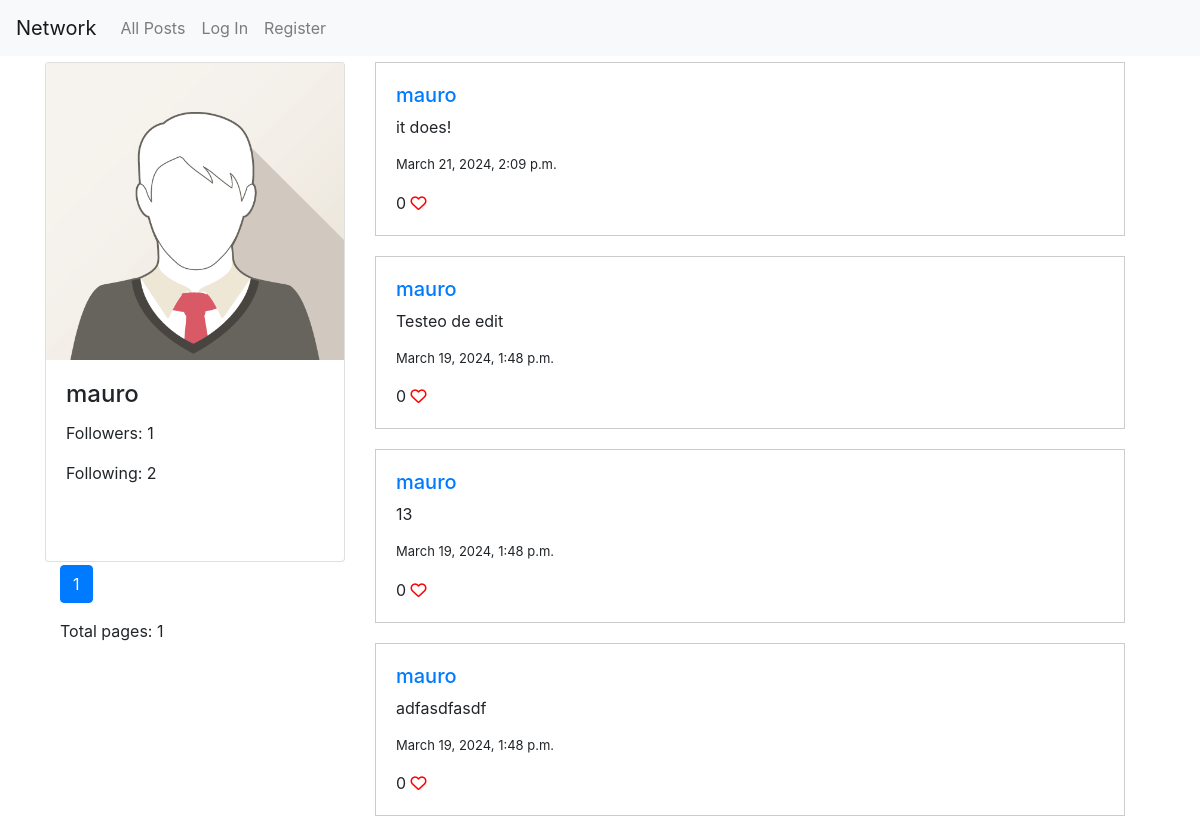
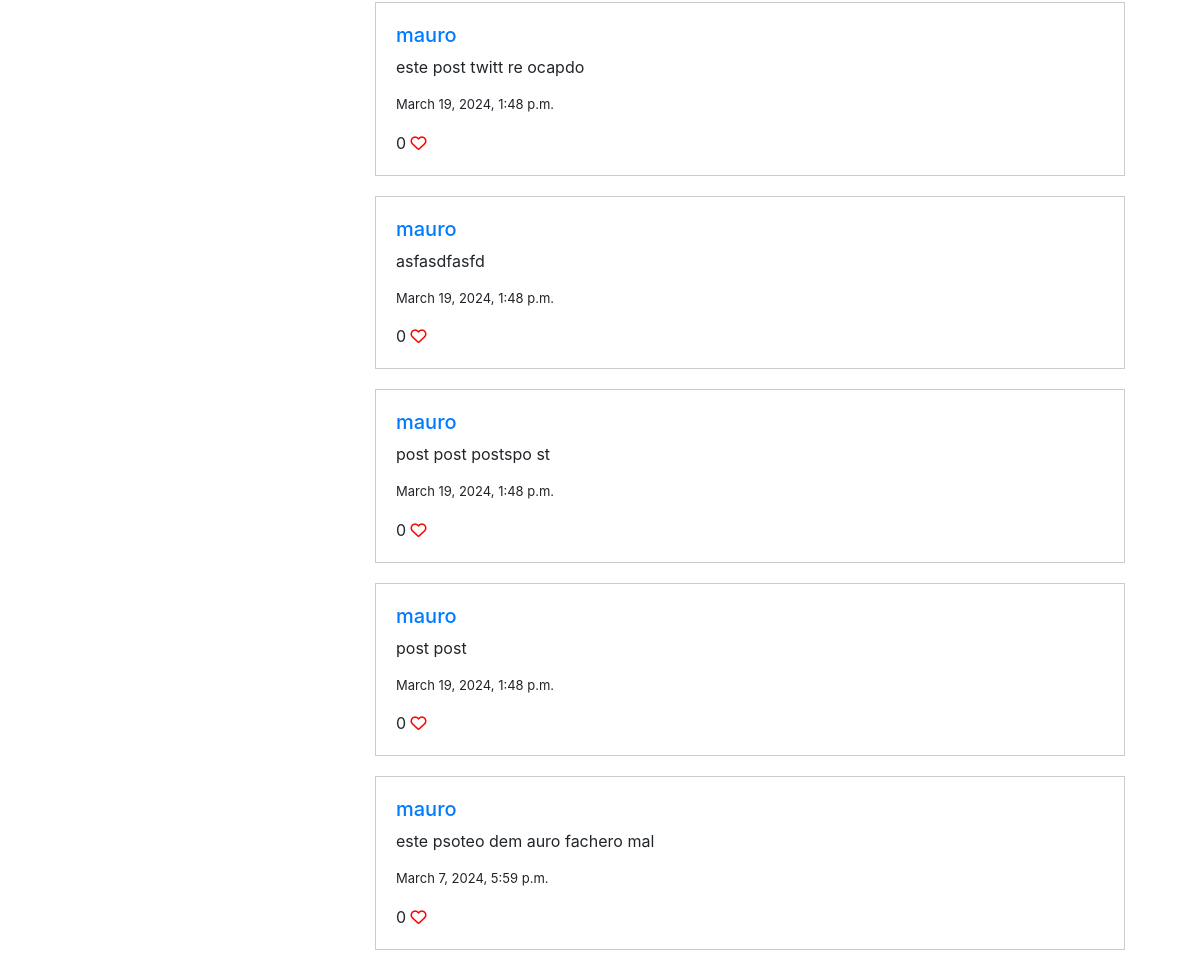
/profile/mauro, run on the app's committed database (2 pictures, top to bottom).
### network/models.py (models this page shows)
class User(AbstractUser):
    pass

class Post(models.Model):
    user = models.ForeignKey(User, on_delete=models.CASCADE)
    text = models.CharField(max_length=255, blank=False)
    date = models.DateTimeField(auto_now_add=True, blank=True)

### network/views.py (the view)
# urls.py: path("profile/<str:username>", views.profile, name="profile"),
def profile(request, username):
    user = User.objects.filter(username = username)
    if (not user):
        return render(request, "network/profile.html", {
        "notFound": 'true',
        "message": "The user: " +username + " doesn't exist!"
        })
    user = User.objects.get(username = username)
    allUserPosts = Post.objects.filter(user = user).order_by('-date')
    seguidores  = Follows.objects.filter(seguido = user).count()
    seguidos = Follows.objects.filter(seguidor = user).count()
    seguidores_id_list = Follows.objects.filter(seguido = user).values_list('seguidor', flat=True)
    followFlag = 'unfollow' if request.user.id in seguidores_id_list else 'follow'
    paginator = Paginator(allUserPosts, 10) # Show 10 post per page.
    page_number = request.GET.get('page')
    page_obj = paginator.get_page(page_number)
    if (request.user.id):
        likedPostIds = Like.objects.filter(user = request.user).values_list('post', flat=True)
    else:
        likedPostIds =[]
    likes = {}
    for post in allUserPosts:
        postLikes = Like.objects.filter(post = post.id).count()
        likes[post.id] = postLikes
    return render(request, "network/profile.html", {
        "userProfile": username,
        "user_id": user.id,
        "page_obj": page_obj,
        "seguidores": seguidores,
        "seguidos":  seguidos,
        "followFlag": followFlag,
        'likedPostIds': likedPostIds,
        'likes': likes
    })

### network/templates/network/profile.html (shortened to what this page needs)
{% extends "network/layout.html" %}
{% load static %}
{% block body %}
    {% if notFound %}
        <h2>{{ message }}</h2>
    {% else %}
        <div class="container" style="display: flex; margin-top: 6px;">
            <div>
                <div class="card" style="width:300px; height: 500px;">
                    <img class="card-img-top" src="../../static/network/media/img_avatar1.png" alt="Card image">
                    <div class="card-body">
                    <h4 class="card-title">{{ userProfile }}</h4>
                    <p class="card-text">Followers: <span id="followers">{{ seguidores }}</span></p>
                    <p class="card-text">Following: <span id="following">{{ seguidos }}</span></p>
                    </div>
                </div>
                <div class="container" style="margin-top: 3px;">
                    <nav aria-label="...">
                        <ul class="pagination">
                            <li class="page-item active" aria-current="page">
                                <a class="page-link" href="#">{{ page_obj.number }} <span class="sr-only">(current)</span></a>
                            </li>
                        </ul>
                        Total pages: {{ page_obj.paginator.num_pages }}
                    </nav>
                </div>
            </div>
            <div class="container">
                {% for post in page_obj %}
                    <div class="container">
                        <div class="tweet-container">
                        <a href="/profile/{{post.user}}" style="font-size:8px; font-weight: bold;"><h5>{{ post.user }}</h5></a>
                        <p>{{ post.text }}</p>
                        <p style="font-size: 13px;">{{ post.date }}</p>
                        {% for key, value in likes.items %}
                            {% if key == post.id %}
                                <span>{{ value }}</span>
                            {% endif %}
                        {% endfor %}
                        {% if user.is_authenticated %}
                            {% if post.id in likedPostIds %}
                                <i class="fa fa-regular fa-heart" style="color: red;" onclick="un_like({{ post.id }})"></i>
                            {% else %}
                                <i class="far fa-heart" onclick="un_like({{ post.id }})"></i>
                            {% endif %}
                        {% else %}
                            <i class="fa fa-regular fa-heart" style="color: red;"></i>
                        {% endif %}
                        </div>
                    </div>
                {% endfor %}
            </div>
        </div>
    {% endif %}
{% endblock %}

### network/templates/network/layout.html (shortened to what this page needs)
{% load static %}
<!DOCTYPE html>
<html lang="en">
    <head>
        <link rel="stylesheet" href="https://stackpath.bootstrapcdn.com/bootstrap/4.4.1/css/bootstrap.min.css">
        <link href="{% static 'network/styles.css' %}" rel="stylesheet">
    </head>
    <body>
        <nav class="navbar navbar-expand-lg navbar-light bg-light">
            <a class="navbar-brand" href="#">Network</a>
            <div>
              <ul class="navbar-nav mr-auto">
                <li class="nav-item">
                  <a class="nav-link" href="{% url 'index' %}">All Posts</a>
                </li>
                {% if user.is_authenticated %}
                    <li class="nav-item">
                        <a class="nav-link" href="{% url 'following' %}">Following</a>
                    </li>
                    <li class="nav-item">
                        <a class="nav-link" href="{% url 'logout' %}">Log Out</a>
                    </li>
                {% else %}
                    <li class="nav-item">
                        <a class="nav-link" href="{% url 'login' %}">Log In</a>
                    </li>
                    <li class="nav-item">
                        <a class="nav-link" href="{% url 'register' %}">Register</a>
                    </li>
                {% endif %}
              </ul>
            </div>
          </nav>
        <div class="body">
            {% block body %}
            {% endblock %}
        </div>
    </body>
</html>

### network/static/network/styles.css (style rules this page uses)
.tweet-container { border: 1px solid #ccc; padding: 20px; margin-bottom: 20px; }

### data on the page
User: username "mauro"
Post: user "mauro", text "it does!", date "March 21, 2024, 2:09 p.m.", likes "0"
Post: user "mauro", text "Testeo de edit", date "March 19, 2024, 1:48 p.m.", likes "0"
Post: user "mauro", text "13", date "March 19, 2024, 1:48 p.m.", likes "0"
Post: user "mauro", text "adfasdfasdf", date "March 19, 2024, 1:48 p.m.", likes "0"
Post: user "mauro", text "este post twitt re ocapdo", date "March 19, 2024, 1:48 p.m.", likes "0"
Post: user "mauro", text "asfasdfasfd", date "March 19, 2024, 1:48 p.m.", likes "0"
Post: user "mauro", text "post post postspo st", date "March 19, 2024, 1:48 p.m.", likes "0"
Post: user "mauro", text "post post", date "March 19, 2024, 1:48 p.m.", likes "0"
Post: user "mauro", text "este psoteo dem auro fachero mal", date "March 7, 2024, 5:59 p.m.", likes "0"

### other printed values
{{ seguidores }} "1"
{{ seguidos }} "2"
{{ page_obj.number }} "1"
{{ page_obj.paginator.num_pages }} "1"
